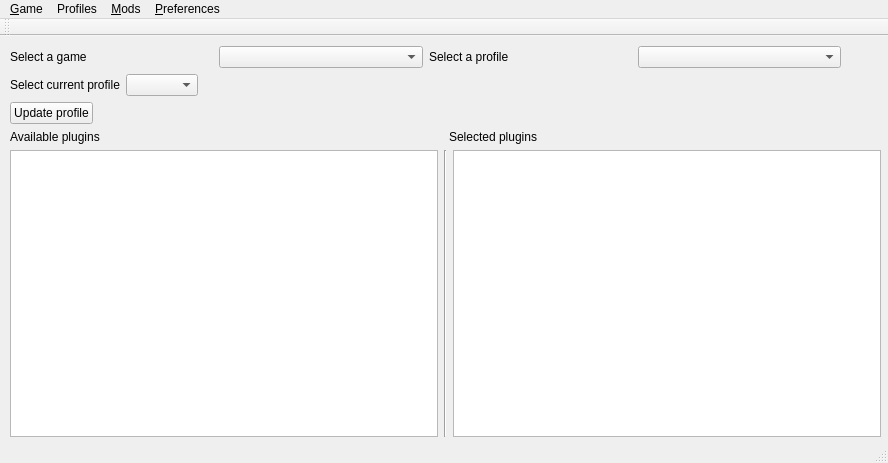
<?xml version="1.0" encoding="UTF-8"?>
<ui version="4.0">
 <class>MainWindow</class>
 <widget class="QMainWindow" name="MainWindow">
  <property name="geometry">
   <rect>
    <x>0</x>
    <y>0</y>
    <width>888</width>
    <height>463</height>
   </rect>
  </property>
  <property name="sizePolicy">
   <sizepolicy hsizetype="Fixed" vsizetype="Fixed">
    <horstretch>0</horstretch>
    <verstretch>0</verstretch>
   </sizepolicy>
  </property>
  <property name="windowTitle">
   <string>QT Nexus Mod Manager</string>
  </property>
  <widget class="QWidget" name="centralwidget">
   <property name="sizePolicy">
    <sizepolicy hsizetype="Maximum" vsizetype="Maximum">
     <horstretch>0</horstretch>
     <verstretch>0</verstretch>
    </sizepolicy>
   </property>
   <widget class="QWidget" name="verticalLayoutWidget">
    <property name="geometry">
     <rect>
      <x>10</x>
      <y>10</y>
      <width>871</width>
      <height>391</height>
     </rect>
    </property>
    <layout class="QVBoxLayout" name="verticalLayout">
     <item>
      <layout class="QHBoxLayout" name="horizontalLayout">
       <item>
        <widget class="QLabel" name="labelGames">
         <property name="text">
          <string>Select a game</string>
         </property>
        </widget>
       </item>
       <item>
        <widget class="QComboBox" name="comboBoxGames">
         <property name="sizePolicy">
          <sizepolicy hsizetype="Preferred" vsizetype="Fixed">
           <horstretch>0</horstretch>
           <verstretch>0</verstretch>
          </sizepolicy>
         </property>
         <property name="layoutDirection">
          <enum>Qt::LeftToRight</enum>
         </property>
         <property name="insertPolicy">
          <enum>QComboBox::InsertAlphabetically</enum>
         </property>
        </widget>
       </item>
       <item>
        <widget class="QLabel" name="labelProfiles">
         <property name="text">
          <string>Select a profile</string>
         </property>
        </widget>
       </item>
       <item>
        <widget class="QComboBox" name="comboBoxProfiles">
         <property name="sizePolicy">
          <sizepolicy hsizetype="Preferred" vsizetype="Fixed">
           <horstretch>0</horstretch>
           <verstretch>0</verstretch>
          </sizepolicy>
         </property>
        </widget>
       </item>
       <item>
        <spacer name="horizontalSpacer_5">
         <property name="orientation">
          <enum>Qt::Horizontal</enum>
         </property>
         <property name="sizeType">
          <enum>QSizePolicy::Preferred</enum>
         </property>
         <property name="sizeHint" stdset="0">
          <size>
           <width>40</width>
           <height>20</height>
          </size>
         </property>
        </spacer>
       </item>
      </layout>
     </item>
     <item>
      <layout class="QHBoxLayout" name="horizontalLayout_2">
       <item>
        <widget class="QLabel" name="label">
         <property name="text">
          <string>Select current profile</string>
         </property>
        </widget>
       </item>
       <item>
        <widget class="QComboBox" name="comboBoxCurrentProfile"/>
       </item>
       <item>
        <spacer name="horizontalSpacer_3">
         <property name="orientation">
          <enum>Qt::Horizontal</enum>
         </property>
         <property name="sizeType">
          <enum>QSizePolicy::Preferred</enum>
         </property>
         <property name="sizeHint" stdset="0">
          <size>
           <width>40</width>
           <height>20</height>
          </size>
         </property>
        </spacer>
       </item>
       <item>
        <spacer name="horizontalSpacer_2">
         <property name="orientation">
          <enum>Qt::Horizontal</enum>
         </property>
         <property name="sizeType">
          <enum>QSizePolicy::Preferred</enum>
         </property>
         <property name="sizeHint" stdset="0">
          <size>
           <width>40</width>
           <height>20</height>
          </size>
         </property>
        </spacer>
       </item>
       <item>
        <spacer name="horizontalSpacer">
         <property name="orientation">
          <enum>Qt::Horizontal</enum>
         </property>
         <property name="sizeType">
          <enum>QSizePolicy::MinimumExpanding</enum>
         </property>
         <property name="sizeHint" stdset="0">
          <size>
           <width>40</width>
           <height>20</height>
          </size>
         </property>
        </spacer>
       </item>
      </layout>
     </item>
     <item>
      <layout class="QHBoxLayout" name="horizontalLayout_4">
       <item>
        <widget class="QPushButton" name="pushButtonUpdateProfile">
         <property name="text">
          <string>Update profile</string>
         </property>
        </widget>
       </item>
       <item>
        <spacer name="horizontalSpacer_4">
         <property name="orientation">
          <enum>Qt::Horizontal</enum>
         </property>
         <property name="sizeHint" stdset="0">
          <size>
           <width>40</width>
           <height>20</height>
          </size>
         </property>
        </spacer>
       </item>
      </layout>
     </item>
     <item>
      <layout class="QHBoxLayout" name="horizontalLayout_6">
       <item>
        <widget class="QLabel" name="label_2">
         <property name="text">
          <string>Available plugins</string>
         </property>
        </widget>
       </item>
       <item>
        <widget class="QLabel" name="label_3">
         <property name="text">
          <string>Selected plugins</string>
         </property>
        </widget>
       </item>
      </layout>
     </item>
     <item>
      <layout class="QHBoxLayout" name="horizontalLayout_3">
       <item>
        <widget class="QListWidget" name="listWidgetAvailableMods">
         <property name="dragEnabled">
          <bool>true</bool>
         </property>
         <property name="dragDropMode">
          <enum>QAbstractItemView::DragDrop</enum>
         </property>
         <property name="defaultDropAction">
          <enum>Qt::MoveAction</enum>
         </property>
         <property name="sortingEnabled">
          <bool>true</bool>
         </property>
        </widget>
       </item>
       <item>
        <widget class="Line" name="line">
         <property name="sizePolicy">
          <sizepolicy hsizetype="Preferred" vsizetype="Minimum">
           <horstretch>0</horstretch>
           <verstretch>0</verstretch>
          </sizepolicy>
         </property>
         <property name="orientation">
          <enum>Qt::Vertical</enum>
         </property>
        </widget>
       </item>
       <item>
        <widget class="QListWidget" name="listWidgetSelectedMods">
         <property name="dragEnabled">
          <bool>true</bool>
         </property>
         <property name="dragDropMode">
          <enum>QAbstractItemView::DragDrop</enum>
         </property>
         <property name="defaultDropAction">
          <enum>Qt::MoveAction</enum>
         </property>
         <property name="sortingEnabled">
          <bool>true</bool>
         </property>
        </widget>
       </item>
      </layout>
     </item>
    </layout>
   </widget>
  </widget>
  <widget class="QMenuBar" name="menubar">
   <property name="geometry">
    <rect>
     <x>0</x>
     <y>0</y>
     <width>888</width>
     <height>19</height>
    </rect>
   </property>
   <widget class="QMenu" name="menuGame">
    <property name="title">
     <string>&amp;Game</string>
    </property>
    <addaction name="actionAdd_Game"/>
    <addaction name="action_Quit"/>
   </widget>
   <widget class="QMenu" name="menu_Preferences">
    <property name="title">
     <string>&amp;Preferences</string>
    </property>
    <addaction name="actionSettings"/>
   </widget>
   <widget class="QMenu" name="menuMods">
    <property name="title">
     <string>&amp;Mods</string>
    </property>
    <addaction name="actionAdd_Mod"/>
   </widget>
   <widget class="QMenu" name="menuProfiles">
    <property name="title">
     <string>Profiles</string>
    </property>
    <addaction name="actionManage_Profiles"/>
   </widget>
   <addaction name="menuGame"/>
   <addaction name="menuProfiles"/>
   <addaction name="menuMods"/>
   <addaction name="menu_Preferences"/>
  </widget>
  <widget class="QStatusBar" name="statusbar"/>
  <widget class="QToolBar" name="toolBar">
   <property name="windowTitle">
    <string>toolBar</string>
   </property>
   <attribute name="toolBarArea">
    <enum>TopToolBarArea</enum>
   </attribute>
   <attribute name="toolBarBreak">
    <bool>false</bool>
   </attribute>
  </widget>
  <action name="actionAdd_Game">
   <property name="text">
    <string>&amp;Add Game</string>
   </property>
  </action>
  <action name="action_Select_Game">
   <property name="text">
    <string>&amp;Select Game</string>
   </property>
  </action>
  <action name="action_Quit">
   <property name="text">
    <string>&amp;Quit</string>
   </property>
  </action>
  <action name="actionAdd_api_key">
   <property name="text">
    <string>Add api key</string>
   </property>
  </action>
  <action name="action_API_key">
   <property name="text">
    <string>&amp;API key</string>
   </property>
  </action>
  <action name="action_Settingd">
   <property name="text">
    <string>&amp;Settingd</string>
   </property>
  </action>
  <action name="actionSettings">
   <property name="text">
    <string>Settings</string>
   </property>
  </action>
  <action name="actionAdd_Mod">
   <property name="text">
    <string>Add Mod</string>
   </property>
  </action>
  <action name="actionManage_Profiles">
   <property name="text">
    <string>Manage Profiles</string>
   </property>
  </action>
 </widget>
 <resources/>
 <connections/>
</ui>
